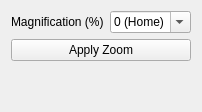
             <widget class="QWidget" name="tab_25">
              <attribute name="title">
               <string>Zoom</string>
              </attribute>
              <layout class="QVBoxLayout" name="verticalLayout_24">
               <item>
                <layout class="QFormLayout" name="formLayout_33">
                 <item row="0" column="0">
                  <widget class="QLabel" name="label_93">
                   <property name="text">
                    <string>Magnification (%)</string>
                   </property>
                  </widget>
                 </item>
                 <item row="0" column="1">
                  <widget class="QComboBox" name="zoom_magnification">
                   <property name="editable">
                    <bool>true</bool>
                   </property>
                   <item>
                    <property name="text">
                     <string>0 (Home)</string>
                    </property>
                   </item>
                   <item>
                    <property name="text">
                     <string>10</string>
                    </property>
                   </item>
                   <item>
                    <property name="text">
                     <string>20</string>
                    </property>
                   </item>
                   <item>
                    <property name="text">
                     <string>30</string>
                    </property>
                   </item>
                   <item>
                    <property name="text">
                     <string>40</string>
                    </property>
                   </item>
                   <item>
                    <property name="text">
                     <string>50</string>
                    </property>
                   </item>
                   <item>
                    <property name="text">
                     <string>100</string>
                    </property>
                   </item>
                   <item>
                    <property name="text">
                     <string>200</string>
                    </property>
                   </item>
                   <item>
                    <property name="text">
                     <string>300</string>
                    </property>
                   </item>
                   <item>
                    <property name="text">
                     <string>400</string>
                    </property>
                   </item>
                   <item>
                    <property name="text">
                     <string>500</string>
                    </property>
                   </item>
                  </widget>
                 </item>
                </layout>
               </item>
               <item>
                <widget class="QPushButton" name="zoom_apply">
                 <property name="text">
                  <string>Apply Zoom</string>
                 </property>
                </widget>
               </item>
               <item>
                <spacer name="verticalSpacer_7">
                 <property name="orientation">
                  <enum>Qt::Vertical</enum>
                 </property>
                 <property name="sizeHint" stdset="0">
                  <size>
                   <width>20</width>
                   <height>40</height>
                  </size>
                 </property>
                </spacer>
               </item>
              </layout>
             </widget>
